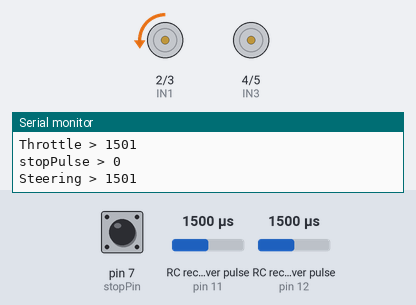
A sketch run on a simulated Arduino Uno, built with avr-gcc and run on an emulated ATmega328P. Shown: motor-driver pin pairs drawn as motors (green arrow = first pin HIGH = forward, orange = second pin HIGH = backward, longer = more drive, scaled by the enable pin), the last lines printed to the serial monitor. Wiring (inferred from the names in the program): 2 × RC receiver channel: data pin 11 / data pin 12. The inputs (shaded band) are chosen by the test bench; at power-on: RC receiver pulse (sensors on pin 11, pin 12) 1500 µs, pin 7 (stopPin) LOW.

Above: at 1.2 s.
1.3 s: RC receiver pulse (sensor on pin 11) set to 1020 µs
At 3.3 s:
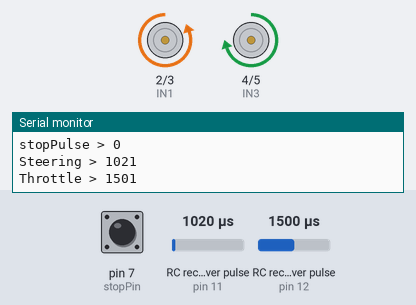
4.3 s: RC receiver pulse (sensor on pin 12) set to 1750 µs
At 5.7 s:
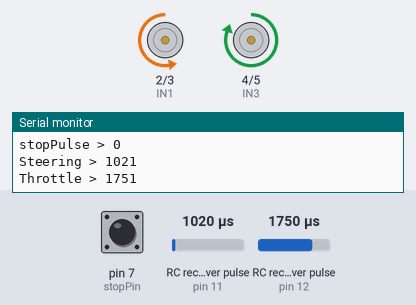
7.3 s: RC receiver pulse (sensor on pin 11) set to 1750 µs
At 9.3 s:
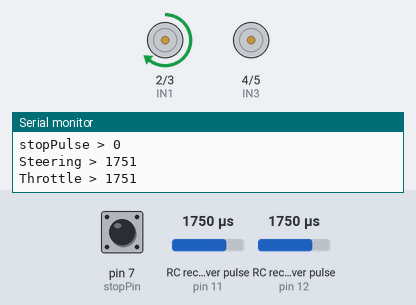
10.3 s: RC receiver pulse (sensor on pin 12) set to 1020 µs
At 13.0 s:
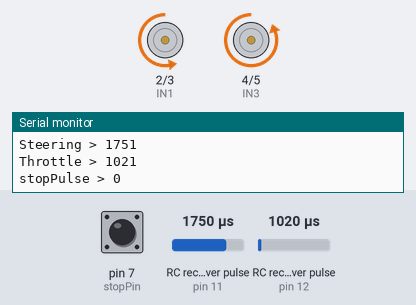
13.3 s: RC receiver pulse (sensor on pin 11) set to 1250 µs
At 15.1 s:
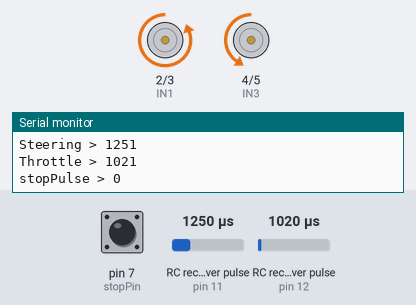
16.3 s: RC receiver pulse (sensor on pin 12) set to 1250 µs
At 17.9 s:
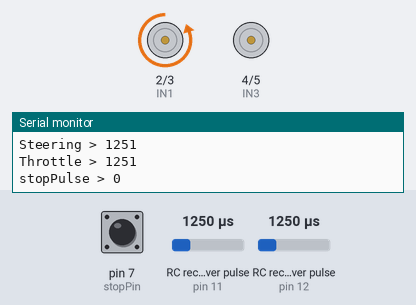
Timing chart, 0 to 19.4 s (numbered marks = the images above; inputs shaded):
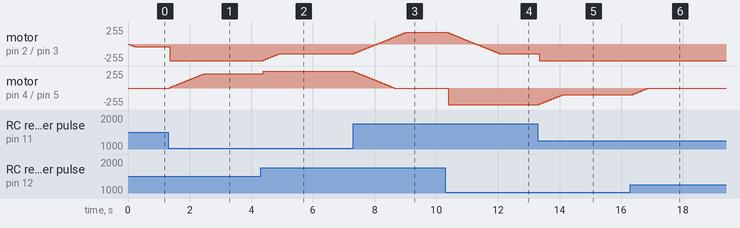

Measured:
- after the input at 1.3 s, motor on pin 2 (IN1) / pin 3 (IN2): backward 44/255 → backward 254/255 after 0.05 s; motor on pin 4 (IN3) / pin 5 (IN4): moves from stopped to forward 215/255 over 1.1 s, starting after 0.05 s
- after the input at 4.3 s, motor on pin 2 (IN1) / pin 3 (IN2): moves from backward 254/255 to backward 148/255 over 0.56 s, starting after 0.09 s; motor on pin 4 (IN3) / pin 5 (IN4): forward 215/255 → forward 254/255 after 0.09 s
- after the input at 7.3 s, motor on pin 2 (IN1) / pin 3 (IN2): moves from backward 148/255 to forward 178/255 over 1.7 s, starting after 0.05 s; motor on pin 4 (IN3) / pin 5 (IN4): moves from forward 254/255 to stopped over 1.3 s, starting after 0.05 s
- after the input at 10.3 s, motor on pin 2 (IN1) / pin 3 (IN2): moves from forward 178/255 to backward 148/255 over 1.7 s, starting after 0.09 s; motor on pin 4 (IN3) / pin 5 (IN4): stopped → backward 254/255 after 0.09 s
- after the input at 13.3 s, motor on pin 2 (IN1) / pin 3 (IN2): backward 148/255 → backward 254/255 after 0.05 s; motor on pin 4 (IN3) / pin 5 (IN4): moves from backward 254/255 to backward 103/255 over 0.80 s, starting after 0.05 s
- after the input at 16.3 s, motor on pin 4 (IN3) / pin 5 (IN4): moves from backward 103/255 to stopped over 0.48 s, starting after 0.09 s

The sketch:

Final_Code.ino
```cpp
// ===== Receiver Pins =====
const int throttlePin = 12;
const int steeringPin = 11;

// Emergency Stop Pin
const int stopPin = 7;

// ===== Motor Driver Pins =====
// Left Motor
const int IN1 = 2;
const int IN2 = 3;
const int ENA = 9;

// Right Motor
const int IN3 = 4;
const int IN4 = 5;
const int ENB = 10;

// ===== Variables =====
int throttle = 0;
int steering = 0;

int leftTarget = 0;
int rightTarget = 0;

int leftSpeed = 0;
int rightSpeed = 0;

// Smooth ramp speed (higher = faster response)
int rampStep = 15;

void setup() {
  pinMode(throttlePin, INPUT);
  pinMode(steeringPin, INPUT);

  pinMode(IN1, OUTPUT);
  pinMode(IN2, OUTPUT);
  pinMode(ENA, OUTPUT);

  pinMode(IN3, OUTPUT);
  pinMode(IN4, OUTPUT);
  pinMode(ENB, OUTPUT);

  Serial.begin(9600);
}

void loop() {
  // ===== Read Receiver Signals =====
  int throttlePulse = pulseIn(throttlePin, HIGH, 25000);
  int steeringPulse = pulseIn(steeringPin, HIGH, 25000);
  int stopPulse = pulseIn(stopPin, HIGH, 25000);

  Serial.print("Steering > ");
  Serial.println(steeringPulse);
  Serial.print("Throttle > ");
  Serial.println(throttlePulse);
  Serial.print("stopPulse > ");
  Serial.println(stopPulse);

  // Safety check (if signal lost)
  if (throttlePulse == 0 || steeringPulse == 0) {
    throttle = 0;
    steering = 0;
  } else {
    // Convert pulse (1000–2000) to -255 to 255
    throttle = map(throttlePulse, 980, 2120, -255, 255);
    steering = map(steeringPulse, 980, 2120, -255, 255);
  }

  // Deadzone (prevents jitter)
  if (abs(throttle) < 20) throttle = 0;
  if (abs(steering) < 20) steering = 0;

  //Constrain Values
  if (throttle > 255) throttle = 254;
  if (steering > 255) steering = 254;
  if (throttle < -255) throttle = -254;
  if (steering < -255) steering = -254;


  // ===== Differential Mixing =====
  leftTarget  = throttle + steering;
  rightTarget = throttle - steering;

  //Constrain Values
  if(leftTarget > 255) leftSpeed = 254;
  if(leftTarget < -255) leftSpeed = -254;
  if(rightTarget > 255) rightSpeed = 254;
  if(rightTarget < -255) rightSpeed = -254;

  // ===== Smooth Acceleration =====
  leftSpeed = ramp(leftSpeed, leftTarget);
  rightSpeed = ramp(rightSpeed, rightTarget);

  //Constrain Values
  if(leftSpeed > 255) leftSpeed = 254;
  if(leftSpeed < -255) leftSpeed = -254;
  if(rightSpeed > 255) rightSpeed = 254;
  if(rightSpeed < -255) rightSpeed = -254;

  // ===== Drive Motors =====
  if(stopPulse <= 2000){
    setMotor(ENA, IN1, IN2, leftSpeed);
    setMotor(ENB, IN3, IN4, rightSpeed);
  }else{
    setMotor(ENA, IN1, IN2, 0);
    setMotor(ENB, IN3, IN4, 0);
    leftSpeed = 0;
    rightSpeed = 0;
  }


  delay(20); // small loop delay
}

// ===== Smooth Ramp Function =====
int ramp(int current, int target) {
  if (current < target) {
    current += rampStep;
    if (current > target) current = target;
  } else if (current > target) {
    current -= rampStep;
    if (current < target) current = target;
  }
  return current;
}

// ===== Motor Control Function =====
void setMotor(int pwmPin, int in1, int in2, int speed) {
  if (speed > 0) {
    digitalWrite(in1, HIGH);
    digitalWrite(in2, LOW);
    analogWrite(pwmPin, speed);
  }
  else if (speed < 0) {
    digitalWrite(in1, LOW);
    digitalWrite(in2, HIGH);
    analogWrite(pwmPin, -speed);
  }
  else {
    digitalWrite(in1, LOW);
    digitalWrite(in2, LOW);
    analogWrite(pwmPin, 0);
  }
}
```
